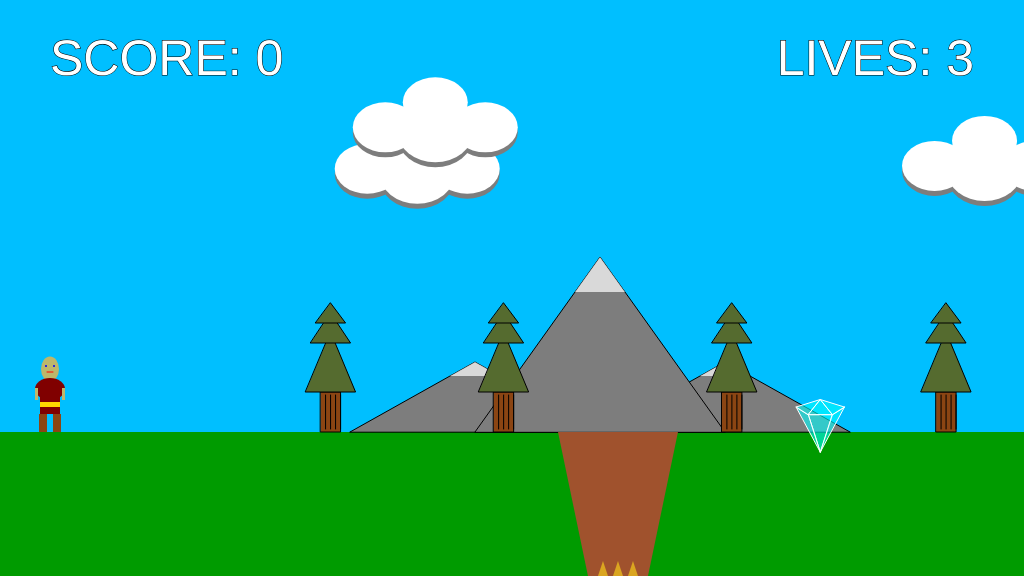
Frame 1 (no input)
Frame 60 (no input): identical to frame 1, image omitted
Frame 120 (the mouse pressed at the canvas centre since frame 60): identical to frame 1, image omitted

The p5.js sketch that drew this single still picture (run headless with seeded random() and noise() and a simulated clock; from frame 60 on, the mouse is pressed at the canvas centre):

// p5.js sketch
// ── sketch.js
/*
The Game Project 6
*/

//	Position vaiables
var gameChar_x;
var gameChar_y;
var floorPos_y;
var scrollPos;
var gameChar_world_x;

//	Movement and state variables
var isLeft;
var isRight;
var isJumping;
var isFalling;
var isPlummeting;
var isDead;

var score = 0;
var lives = 3;

//	Drawing objects
var canyons = [];
var collectables = [];
var mountains = [];
var clouds = [];
var trees = [];			//	I used an array of tree objects, instead of just tree_x.
var flagpole = { isReached: false, x_pos: 0, y_pos: 0, width: 0, height: 0 };

//	Constants
const maximumCloudHeight = 80;
const cloudWidth = 75;
const cloudHeight = 60;

const viewWidth = 1024;
const gameWorld_x = viewWidth * 5;

var maxJumpHeight;
const moveSpeed = 3;
const jumpSpeed = 3;
const fallSpeed = 6;

const winText = 'YAY!!';
const gameOverText = 'Game Over - Press ESC to restart';
const diedText = 'You have Died - Press ESC to continue';
const endGameText = 'Well Done! - Press ESC to restart';

function setup() {
	createCanvas(viewWidth, 576);

	floorPos_y = height * 3 / 4;
	gameChar_x = width / 2;
	gameChar_y = floorPos_y;
	maxJumpHeight = floorPos_y - 100;

	// Variable to control the background scrolling.
	scrollPos = 0;

	// Variable to store the real position of the gameChar in the game
	// world. Needed for collision detection.
	gameChar_world_x = gameChar_x - scrollPos;

	// Boolean variables to control the movement of the game character.
	isLeft = false;
	isRight = false;
	isFalling = false;
	isPlummeting = false;

	// Initialise arrays of scenery objects.
	//	Set up other objects
	createCanyons();

	createMountains();

	createClouds();

	createTrees();

	createCollectables();

	createEndOfLevel();

	resetGame();
}

function draw() {
	background(0, 191, 255); // fill the sky blue

	noStroke();
	fill(0, 155, 0);
	rect(0, floorPos_y, width, height / 4); // draw some green ground

	push();
	//try parallax scroll
	translate(scrollPos / 10, 0);

	// Draw mountains.
	drawMountains();
	pop();

	push();
	translate(scrollPos / 3, 0);

	// Draw clouds.
	drawClouds();

	pop();

	push();
	translate(scrollPos, 0);

	// Draw canyons.
	drawCanyons();

	// Draw trees.
	drawTrees();

	// Draw collectable items.
	drawCollectables();

	//	draw end of level
	drawEndOfLevel();

	pop();

	// Draw game character.
	drawGameChar();

	// Logic to make the game character move or the background scroll.

	if (!flagpole.isReached) {
		checkEndOfLevel();
		if (isPlummeting) {
			gameChar_y = min(height, gameChar_y + 5);
			isDead = true;
		}
		else {
			if (isLeft) {
				if (gameChar_x > width * 0.2) {
					gameChar_x -= moveSpeed;
				}
				else {
					scrollPos += moveSpeed;
				}
			}

			if (isRight) {
				if (gameChar_x < width * 0.8) {
					gameChar_x += moveSpeed;
				}
				else {
					scrollPos -= moveSpeed; // negative for moving against the background
				}
			}

			// Logic to make the game character rise and fall.
			if (isFalling) {
				gameChar_y = min(gameChar_y + fallSpeed, floorPos_y);
				if (gameChar_y == floorPos_y)
					isFalling = false;
			}

			if (isJumping) {
				gameChar_y = max(gameChar_y - jumpSpeed, maxJumpHeight);
				if (gameChar_y == maxJumpHeight) {
					isFalling = true;
					isJumping = false;
				}
			}
		}
	}

	if (isDead) {
		//	Show Game Over Text
		drawGameOver();
	}
	else if (flagpole.isReached) {
		drawTheEnd();
	}

	drawScore();

	drawLives();

	// Update real position of gameChar for collision detection.
	gameChar_world_x = gameChar_x - scrollPos;
}

// ---------------------
// Set up background items
// ---------------------

function createTrees() {
	//	Trees can be anywhere in the gameworld, try to prevent overlapping with each other and canyons.
	//	Create a random number of trees.
	var numTrees = random(12, 20);
	for (var i = 0; i < numTrees; i++) {
		var tree = { x_pos: random(0, gameWorld_x), y_pos: floorPos_y, height: 120, trunkHeight: 40, trunkWidth: 20 };
		var valid = true;	//	assume it's valid
		for (var t = 0; t < trees.length; t++) {
			if (dist(tree.x_pos, tree.y_pos, trees[t].x_pos, trees[t].y_pos) < tree.trunkWidth) {
				valid = false;
				break;
			}
		}
		for (var c = 0; c < canyons.length; c++) {
			if (valid && dist(canyons[c].x_pos, canyons[c].y_pos, tree.x_pos, tree.y_pos) < tree.trunkWidth + canyons[c].widthTop / 2) {
				valid = false;
				break;
			}
		}
		if (valid)
			trees.push(tree);
		else
			i--;
	}
}

function createClouds() {
	var numClouds = random(8, 12);
	for (var i = 0; i < numClouds; i++) {
		var cloud = { x_pos: random(cloudWidth, gameWorld_x - cloudWidth), y_pos: random(maximumCloudHeight, height / 3), width: cloudWidth, height: cloudHeight };
		var valid = true;	//	assume it's valid
		for (var c = 0; c < trees.length; c++) {
			if (dist(cloud.x_pos, cloud.y_pos, clouds[c].x_pos, clouds[c].y_pos) < cloud.width) {
				valid = false;
				break;
			}
		}
		if (valid)
			clouds.push(cloud);
		else
			i--;
	}
}

function createMountains() {
	//	Due to parralax scrolling I've not seen a second mountain yet.
	var numMountains = random(1, 5);
	for (var i = 0; i < numMountains; i++) {
		mountains[i] = { x_pos: 600 + (i * gameWorld_x / numMountains), y_pos: floorPos_y, height: 175, width: 250 };
	}
}

function createCanyons() {
	var numCanyons = random(3, 6);
	for (var i = 0; i < numCanyons; i++) {
		canyons[i] = { x_pos: random(width / 2, width) + i * (gameWorld_x / numCanyons), y_pos: floorPos_y, widthTop: 120, widthBottom: 60 };
	}
}

// ---------------------
// Create the collectables
// ---------------------
function createCollectables() {
	var numCollectables = floor(random(2, 8));
	console.log(`Creating ${numCollectables} collectables`);
	for (var i = 0; i < numCollectables; i++) {

		var collectable = { x_pos: random(width / 2, width) + i * (gameWorld_x / numCollectables), y_pos: floorPos_y + 20, scale: 1.5, facetWidth: 8, facetHeight: 5, isFound: false, winText_y: 0 };
		// Ensure gem is not too close to player && check collectable is not in a canyon
		var valid = true;
		for (var c = 0; c < canyons.length; c++) {
			if (dist(canyons[c].x_pos, canyons[c].y_pos, collectable.x_pos, collectable.y_pos) < 30 + canyons[c].widthTop / 2) {
				console.log(`canyon invalid: ${dist(canyons[c].x_pos, canyons[c].y_pos, collectable.x_pos, collectable.y_pos)}`);
				valid = false;
				break;
			}
		}

		if (checkCollectable(collectable)) {
			console.log(`Player distance invalid`);
			valid = false;
		}

		if (valid)
			collectables.push(collectable);
		else
			i--;
	}
}

function createEndOfLevel() {
	for (var i = 0; i < collectables.length; i++)
		flagpole.x_pos = max(flagpole.x_pos, collectables[i].x_pos);

	flagpole.height = 100;
	flagpole.width = 50;
	flagpole.x_pos += 150;
	flagpole.y_pos = floorPos_y - flagpole.height;
}

// ---------------------
// Reset the game
// ---------------------
function resetGame() {
	if (isDead) --lives;
	if (!isDead || lives < 0) {
		gameChar_x = 50;
		gameChar_y = floorPos_y;
		scrollPos = 0;
		score = 0;

		gameChar_world_x = gameChar_x;

		for (var c = 0; c < collectables.length; c++) {
			collectables[c].isFound = false;
			collectables[c].winText_y = gameChar_y - 10;
		}

		lives = 3;
		flagpole.isReached = false;
	}
	else {

		console.log(`char x: ${gameChar_x} | ${gameChar_world_x}`);
		console.log(`scrollPos: ${scrollPos}`);

		gameChar_x -= 120;
		gameChar_world_x -= 120;
		gameChar_y = floorPos_y;
	}

	isDead = false;
	isPlummeting = false;
	isFalling = false;
	isJumping = false;
}

// ---------------------
// Key control functions
// ---------------------

function keyPressed() {
	// if statements to control the animation of the character when
	// keys are pressed.

	//open up the console to see how these work
	// console.log("keyPressed: " + key);
	// console.log("keyPressed: " + keyCode);
	switch (keyCode) {
		case 37:	//	Left Arrow
			isLeft = true;
			break;
		case 39:	//	Right Arrow
			isRight = true;
			break;
		case 32:	//	Spacebar
			if (!isJumping && !isPlummeting)
				isJumping = true;
			break;
		case 27:	//	ESC
			//	Need to redraw all items and reset positions
			resetGame();
			break;
	}
}

function keyReleased() {
	// if statements to control the animation of the character when
	// keys are released.

	// console.log("keyReleased: " + key);
	// console.log("keyReleased: " + keyCode);
	switch (keyCode) {
		case 37:	//	Left Arrow
			isLeft = false;
			break;
		case 39:	//	Right Arrow
			isRight = false;
			break;
		case 32:	//	Spacebar
			//isJumping = false;
			break;
	}
}

// ------------------------------
// Game character render function
// ------------------------------

// Function to draw the game character.

function drawGameChar() {
	// draw game character

	if (isLeft && (isFalling || isJumping)) {
		// add your jumping-left code
		drawCharJumpLeft();
	}
	else if (isRight && (isFalling || isJumping)) {
		// add your jumping-right code
		drawCharJumpRight();
	}
	else if (isLeft) {
		// add your walking left code
		drawCharWalkLeft();
	}
	else if (isRight) {
		// add your walking right code
		drawCharWalkRight();
	}
	else if (isJumping || isFalling || isPlummeting) {
		// add your jumping facing forwards code
		drawCharJumpForward();
	}
	else {
		// add your standing front facing code
		drawCharStanding();
	}
}


function drawCharStanding() {
	noStroke(0);
	fill(189, 183, 107);
	ellipse(gameChar_x, gameChar_y - 63, 18, 25);
	fill(128, 0, 0);
	ellipse(gameChar_x, gameChar_y - 43, 30, 22);
	rect(gameChar_x - 10, gameChar_y - 38, 20, 20);
	fill(189, 183, 107);
	rect(gameChar_x - 15, gameChar_y - 44, 3, 12);
	rect(gameChar_x + 12, gameChar_y - 44, 3, 12);
	fill(255, 215, 0);
	rect(gameChar_x - 10, gameChar_y - 30, 20, 5);
	fill(139, 69, 19);
	rect(gameChar_x - 11, gameChar_y - 18, 8, 18);
	rect(gameChar_x + 3, gameChar_y - 18, 8, 18);
	//	face
	fill(0, 0, 255);
	ellipse(gameChar_x - 4, gameChar_y - 66, 2, 2);
	ellipse(gameChar_x + 4, gameChar_y - 66, 2, 2);
	stroke(255, 0, 0);
	line(gameChar_x - 3, gameChar_y - 60, gameChar_x + 3, gameChar_y - 60);
}

function drawCharJumpLeft() {
	fill(189, 183, 107);
	ellipse(gameChar_x, gameChar_y - 63, 18, 25);
	fill(128, 0, 0);
	ellipse(gameChar_x, gameChar_y - 43, 20, 22);
	rect(gameChar_x - 7, gameChar_y - 38, 14, 20);
	fill(189, 183, 107);
	rect(gameChar_x - 2, gameChar_y - 56, 3, 12);
	fill(255, 215, 0);
	rect(gameChar_x - 7, gameChar_y - 30, 14, 5);
	fill(139, 69, 19);
	rect(gameChar_x - 21, gameChar_y - 21, 18, 8);
	rect(gameChar_x + 3, gameChar_y - 21, 18, 8);
	//	face
	fill(0, 0, 255);
	ellipse(gameChar_x - 4, gameChar_y - 66, 2, 2);
	stroke(255, 0, 0);
	line(gameChar_x - 8, gameChar_y - 60, gameChar_x - 3, gameChar_y - 60);
}

function drawCharJumpRight() {
	fill(189, 183, 107);
	ellipse(gameChar_x, gameChar_y - 63, 18, 25);
	fill(128, 0, 0);
	ellipse(gameChar_x, gameChar_y - 43, 20, 22);
	rect(gameChar_x - 7, gameChar_y - 38, 14, 20);
	fill(189, 183, 107);
	rect(gameChar_x - 2, gameChar_y - 56, 3, 12);
	fill(255, 215, 0);
	rect(gameChar_x - 7, gameChar_y - 30, 14, 5);
	fill(139, 69, 19);
	rect(gameChar_x - 21, gameChar_y - 21, 18, 8);
	rect(gameChar_x + 3, gameChar_y - 21, 18, 8);
	//	face
	fill(0, 0, 255);
	ellipse(gameChar_x + 4, gameChar_y - 66, 2, 2);
	stroke(255, 0, 0);
	line(gameChar_x + 3, gameChar_y - 60, gameChar_x + 8, gameChar_y - 60);
}

function drawCharWalkLeft() {
	fill(189, 183, 107);
	ellipse(gameChar_x, gameChar_y - 63, 18, 25);
	fill(128, 0, 0);
	ellipse(gameChar_x, gameChar_y - 43, 20, 22);
	rect(gameChar_x - 7, gameChar_y - 38, 14, 20);
	fill(189, 183, 107);
	rect(gameChar_x - 2, gameChar_y - 44, 3, 12);
	fill(255, 215, 0);
	rect(gameChar_x - 7, gameChar_y - 30, 14, 5);
	fill(139, 69, 19);
	rect(gameChar_x - 21, gameChar_y - 21, 18, 8);
	rect(gameChar_x + 3, gameChar_y - 18, 8, 18);
	//	face
	fill(0, 0, 255);
	ellipse(gameChar_x - 4, gameChar_y - 66, 2, 2);
	stroke(255, 0, 0);
	line(gameChar_x - 8, gameChar_y - 60, gameChar_x - 3, gameChar_y - 60);
}

function drawCharWalkRight() {
	fill(189, 183, 107);
	ellipse(gameChar_x, gameChar_y - 63, 18, 25);
	fill(128, 0, 0);
	ellipse(gameChar_x, gameChar_y - 43, 20, 22);
	rect(gameChar_x - 7, gameChar_y - 38, 14, 20);
	fill(189, 183, 107);
	rect(gameChar_x - 2, gameChar_y - 44, 3, 12);
	fill(255, 215, 0);
	rect(gameChar_x - 7, gameChar_y - 30, 14, 5);
	fill(139, 69, 19);
	rect(gameChar_x - 11, gameChar_y - 18, 8, 18);
	rect(gameChar_x + 3, gameChar_y - 21, 18, 8);
	//	face
	fill(0, 0, 255);
	ellipse(gameChar_x + 4, gameChar_y - 66, 2, 2);
	stroke(255, 0, 0);
	line(gameChar_x + 3, gameChar_y - 60, gameChar_x + 8, gameChar_y - 60);
}

function drawCharJumpForward() {
	fill(189, 183, 107);
	ellipse(gameChar_x, gameChar_y - 63, 18, 25);
	fill(128, 0, 0);
	ellipse(gameChar_x, gameChar_y - 43, 30, 22);
	rect(gameChar_x - 10, gameChar_y - 38, 20, 20);
	fill(189, 183, 107);
	rect(gameChar_x - 15, gameChar_y - 56, 3, 12);
	rect(gameChar_x + 12, gameChar_y - 56, 3, 12);
	fill(255, 215, 0);
	rect(gameChar_x - 10, gameChar_y - 30, 20, 5);
	fill(139, 69, 19);
	rect(gameChar_x - 21, gameChar_y - 23, 18, 8);
	rect(gameChar_x + 3, gameChar_y - 23, 18, 8);
	//	face
	fill(0, 0, 255);
	ellipse(gameChar_x - 4, gameChar_y - 66, 2, 2);
	ellipse(gameChar_x + 4, gameChar_y - 66, 2, 2);
	stroke(255, 0, 0);
	line(gameChar_x - 3, gameChar_y - 60, gameChar_x + 3, gameChar_y - 60);
}

// ---------------------------
// Background render functions
// ---------------------------

// Function to draw cloud objects.
function drawClouds() {

	for (var i = 0; i < clouds.length; i++) {
		noStroke();

		var cloud = clouds[i];
		//	cloud shadows
		fill(125, 125, 125);
		ellipse(cloud.x_pos, cloud.y_pos + 5, cloud.width, cloud.height);
		ellipse(cloud.x_pos - 50, cloud.y_pos, cloud.width - 10, cloud.height - 10);
		ellipse(cloud.x_pos + 50, cloud.y_pos, cloud.width - 10, cloud.height - 10);

		fill(255);
		ellipse(cloud.x_pos, cloud.y_pos, cloud.width, cloud.height);
		ellipse(cloud.x_pos - 50, cloud.y_pos - 5, cloud.width - 10, cloud.height - 10);
		ellipse(cloud.x_pos + 50, cloud.y_pos - 5, cloud.width - 10, cloud.height - 10);
		ellipse(cloud.x_pos, cloud.y_pos - 30, cloud.width - 10, cloud.height - 10);
	}
}

// Function to draw mountains objects.
function drawMountains() {
	for (var i = 0; i < mountains.length; i++) {

		var mountain = mountains[i];
		stroke(0);
		fill(125, 125, 125);
		triangle(mountain.x_pos - mountain.width, mountain.y_pos,
			mountain.x_pos - mountain.width / 2, mountain.y_pos - mountain.height * 0.4,
			mountain.x_pos, mountain.y_pos);

		drawSnowCap(mountain.x_pos - mountain.width / 2, mountain.y_pos, mountain.width, mountain.height * 0.4, 0.2);

		stroke(0);
		fill(125, 125, 125);
		triangle(mountain.x_pos, mountain.y_pos,
			mountain.x_pos + mountain.width / 2, mountain.y_pos - mountain.height * 0.4,
			mountain.x_pos + mountain.width, mountain.y_pos);

		drawSnowCap(mountain.x_pos + mountain.width / 2, mountain.y_pos, mountain.width, mountain.height * 0.4, 0.2);

		stroke(0);
		fill(125, 125, 125);
		triangle(mountain.x_pos - mountain.width / 2, mountain.y_pos,
			mountain.x_pos, mountain.y_pos - mountain.height,
			mountain.x_pos + mountain.width / 2, mountain.y_pos);

		drawSnowCap(mountain.x_pos, mountain.y_pos, mountain.width, mountain.height, 0.2);
	}
}

//	draw snowcap
function drawSnowCap(x, y, width, height, heightFactor) {
	noStroke();
	fill(255, 255, 255, 180);
	//	calculate the angles
	var snowHeight = height * heightFactor;
	var angle = atan(height / (width / 2));
	var snowWidth = snowHeight / tan(angle);
	triangle(x - snowWidth, y - (height - snowHeight),
		x, y - height,
		x + snowWidth, y - (height - snowHeight));
}

// Function to draw trees objects.
function drawTrees() {

	for (var t = 0; t < trees.length; t++) {

		var tree = trees[t];

		var treeLeft = tree.x_pos - tree.trunkWidth / 2;
		stroke(0);
		fill(139, 69, 19);

		rect(treeLeft, tree.y_pos - tree.trunkHeight, tree.trunkWidth, tree.trunkHeight);
		for (var i = 0; i < tree.trunkWidth; i += 5) {
			line(treeLeft + i + 5, tree.y_pos - 3, treeLeft + i + 5, tree.y_pos - tree.trunkHeight + 3);
		}

		fill(85, 107, 47);
		var branchStart = tree.y_pos - tree.trunkHeight;
		for (var i = 0; i < 3; i++) {
			var branchWidth = (tree.trunkWidth + 5) - (i * 5);
			var branchHeight = (tree.height / ((i + 1) * 2));
			triangle(tree.x_pos - branchWidth, branchStart, tree.x_pos + branchWidth, branchStart, tree.x_pos, branchStart - branchHeight);
			branchStart = branchStart - branchHeight + 10 - (i + 1) ^ 2;
		}
	}
}

// ---------------------------------
// Canyon render and check functions
// ---------------------------------

// Function to draw canyon objects.
//	TODO: Pass in canyon
function drawCanyons() {
	for (var c = 0; c < canyons.length; c++) {
		drawCanyon(canyons[c]);

		checkCanyon(canyons[c]);
	}
}

function drawCanyon(canyon) {
	noStroke(0);
	fill(160, 82, 45);
	quad(canyon.x_pos - canyon.widthTop / 2, canyon.y_pos,
		canyon.x_pos + canyon.widthTop / 2, canyon.y_pos,
		canyon.x_pos + canyon.widthBottom / 2, height,
		canyon.x_pos - canyon.widthBottom / 2, height);

	//	draw some stuff in the bottom of the canyon
	fill(218, 165, 32);
	for (var i = 0; i < 3; i++) {
		var offset = canyon.x_pos - canyon.widthBottom / 2 + i * 15;
		triangle(offset + 10, height, offset + 20, height, offset + 15, height - 15);
	}
}

// Function to check character is over a canyon.

function checkCanyon(t_canyon) {
	//	Fall into the canyon
	if (!isJumping && !isFalling) {
		if (dist(gameChar_world_x, gameChar_y, t_canyon.x_pos, t_canyon.y_pos) < t_canyon.widthTop / 2)
			isPlummeting = true;
	}
}

// ----------------------------------
// Collectable items render and check functions
// ----------------------------------

// Function to draw collectable objects.
function drawCollectables() {
	for (var i = 0; i < collectables.length; i++) {

		//	Check for collectable collision
		if (!collectables[i].isFound && checkCollectable(collectables[i])) {
			collectables[i].isFound = true;
			score += 1;
		}
		else if (collectables[i].isFound && collectables[i].winText_y > height / 2) {
			drawWinText(collectables[i].winText_y);
			collectables[i].winText_y -= 10;
		}

		if (!collectables[i].isFound)
			drawCollectable(collectables[i]);
	}
}

function drawCollectable(t_collectable) {
	stroke(255);
	fill(0, 255, 255, 150);

	triangle(t_collectable.x_pos, t_collectable.y_pos,
		t_collectable.x_pos - t_collectable.facetWidth * t_collectable.scale, t_collectable.y_pos - (20 + t_collectable.facetHeight) * t_collectable.scale,
		t_collectable.x_pos + t_collectable.facetWidth * t_collectable.scale, t_collectable.y_pos - (20 + t_collectable.facetHeight) * t_collectable.scale);
	triangle(t_collectable.x_pos, t_collectable.y_pos,
		t_collectable.x_pos - t_collectable.facetWidth * t_collectable.scale, t_collectable.y_pos - (20 + t_collectable.facetHeight) * t_collectable.scale,
		t_collectable.x_pos - t_collectable.facetWidth * 2 * t_collectable.scale, t_collectable.y_pos - (20 + t_collectable.facetHeight * 2) * t_collectable.scale);
	triangle(t_collectable.x_pos, t_collectable.y_pos,
		t_collectable.x_pos + t_collectable.facetWidth * t_collectable.scale, t_collectable.y_pos - (20 + t_collectable.facetHeight) * t_collectable.scale,
		t_collectable.x_pos + t_collectable.facetWidth * 2 * t_collectable.scale, t_collectable.y_pos - (20 + t_collectable.facetHeight * 2) * t_collectable.scale);
	triangle(t_collectable.x_pos - t_collectable.facetWidth * 2 * t_collectable.scale, t_collectable.y_pos - (20 + t_collectable.facetHeight * 2) * t_collectable.scale,
		t_collectable.x_pos, t_collectable.y_pos - (20 + t_collectable.facetHeight * 3) * t_collectable.scale,
		t_collectable.x_pos - t_collectable.facetWidth * t_collectable.scale, t_collectable.y_pos - (20 + t_collectable.facetHeight) * t_collectable.scale);
	triangle(t_collectable.x_pos - t_collectable.facetWidth * t_collectable.scale, t_collectable.y_pos - (20 + t_collectable.facetHeight) * t_collectable.scale,
		t_collectable.x_pos, t_collectable.y_pos - (20 + t_collectable.facetHeight * 3) * t_collectable.scale,
		t_collectable.x_pos + t_collectable.facetWidth * t_collectable.scale, t_collectable.y_pos - (20 + t_collectable.facetHeight) * t_collectable.scale);
	triangle(t_collectable.x_pos + t_collectable.facetWidth * t_collectable.scale, t_collectable.y_pos - (20 + t_collectable.facetHeight) * t_collectable.scale,
		t_collectable.x_pos, t_collectable.y_pos - (20 + t_collectable.facetHeight * 3) * t_collectable.scale,
		t_collectable.x_pos + t_collectable.facetWidth * 2 * t_collectable.scale, t_collectable.y_pos - (20 + t_collectable.facetHeight * 2) * t_collectable.scale);

	// clear the lines
	noStroke();
}

// Function to check character has collected an item.

function checkCollectable(t_collectable) {
	var distToPlayer = dist(t_collectable.x_pos, t_collectable.y_pos, gameChar_world_x, gameChar_y);
	return distToPlayer < 30;
}

function checkEndOfLevel() {
	var distToPlayer = dist(flagpole.x_pos + flagpole.width / 2, flagpole.y_pos + flagpole.height / 2, gameChar_world_x, gameChar_y);
	flagpole.isReached = distToPlayer < ((flagpole.height + flagpole.width) / 2);
}

//	Function to show collected text
function drawWinText(winText_y) {
	textSize(50);
	fill(255, 0, 0);
	text(winText, gameChar_world_x - textWidth(winText) / 2, winText_y);
}

//	function for death of player
function drawGameOver() {
	textSize(50);
	fill(255, 0, 0);
	if (lives - 1 <= 0)
		text(gameOverText, width / 2 - textWidth(gameOverText) / 2, height / 2);
	else
		text(diedText, width / 2 - textWidth(diedText) / 2, height / 2);
}

function drawTheEnd() {
	textSize(50);
	fill(255, 0, 0);
	text(endGameText, width / 2 - textWidth(endGameText) / 2, height / 2);
}

function drawScore() {
	textSize(50);
	stroke(0);
	fill(255);
	text(`SCORE: ${score}`, 50, 75);
	noStroke();
	noFill();
}

function drawLives() {
	textSize(50);
	stroke(0);
	fill(255);
	var livesText = `LIVES: ${lives}`;
	text(livesText, width - textWidth(livesText) - 50, 75);
	noStroke();
	noFill();
}

//	Spruce this up or create a level change trigger
function drawEndOfLevel() {
	stroke(0);
	fill(255, 0, 0);
	rect(flagpole.x_pos, flagpole.y_pos, flagpole.width, flagpole.height);
	noStroke();
	noFill();
}
